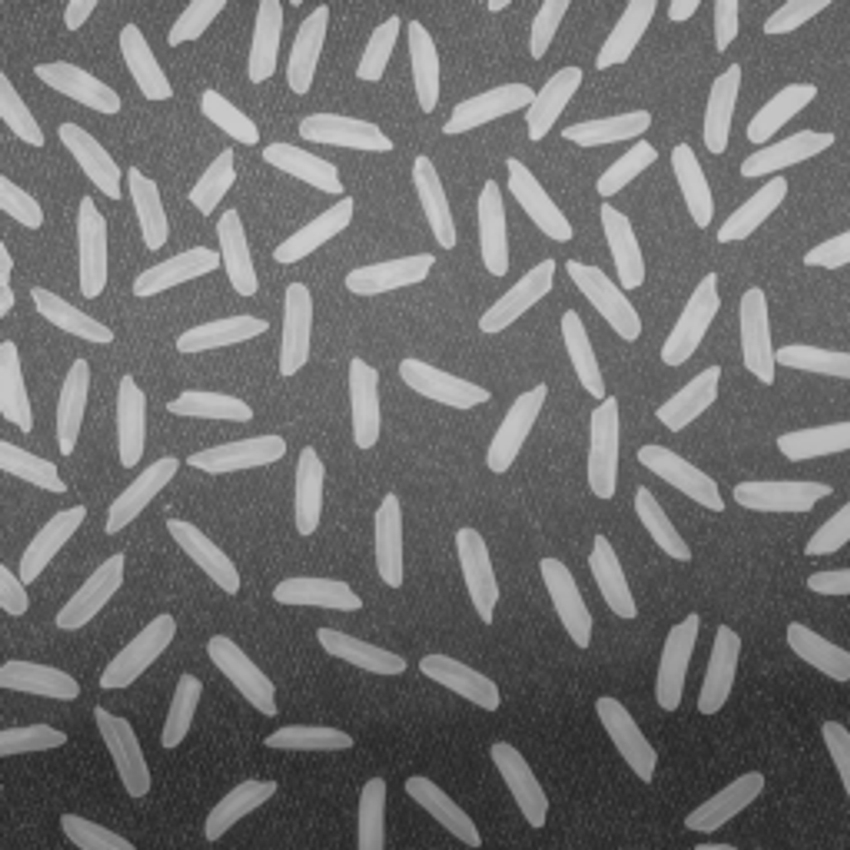
%> input picture Udemy_Visao_Computacional/Tranformacoes_Ponto_a_Ponto/Filtros/Realce/rice.jpg, 850 x 850 px
$ octave filtro-passa-alta-fourier.m   (GNU Octave 9; MATLAB toolbox functions it lacks are replaced by stand-ins)
%> lines starting %> are read from the running program, lines starting %| are printed output that depends on the picture; in (x1, y1, x2, y2) boxes, pixels count from 0 and x2, y2 are one past the last pixel; in counts of white or black regions, pixels touching at a corner belong together; the program's own positions count from 1
### Udemy_Visao_Computacional/Tranformacoes_Ponto_a_Ponto/Filtros/Frequencia/distmatrix.m
function y = distmatrix(M,N)

u = 0:(M - 1);
v = 0:(N - 1);

ind_u = find(u > M/2);
u(ind_u) = u(ind_u) - M;
ind_v = find(v > N/2);
v(ind_v) = v(ind_v) - N;

[V, U] = meshgrid(v, u);

%calculate distance matrix
y = sqrt((U .^ 2) + (V .^ 2));

### Udemy_Visao_Computacional/Tranformacoes_Ponto_a_Ponto/Filtros/Frequencia/filtro-passa-alta-fourier.m
I = im2double(imread('rice.jpg'));
%> I: size 850x850x3 double; min 0.141, max 0.812, mean 0.437
I = rgb2gray(I);
%> I: size 850x850 double
I_dft = fft2(I);

[M, N] = size(I);
%> M = 850; N = 850
dist = distmatrix(M, N);

H = ones(M, N);
radius = 30;
ind = dist <= radius;
H(ind) = 0;
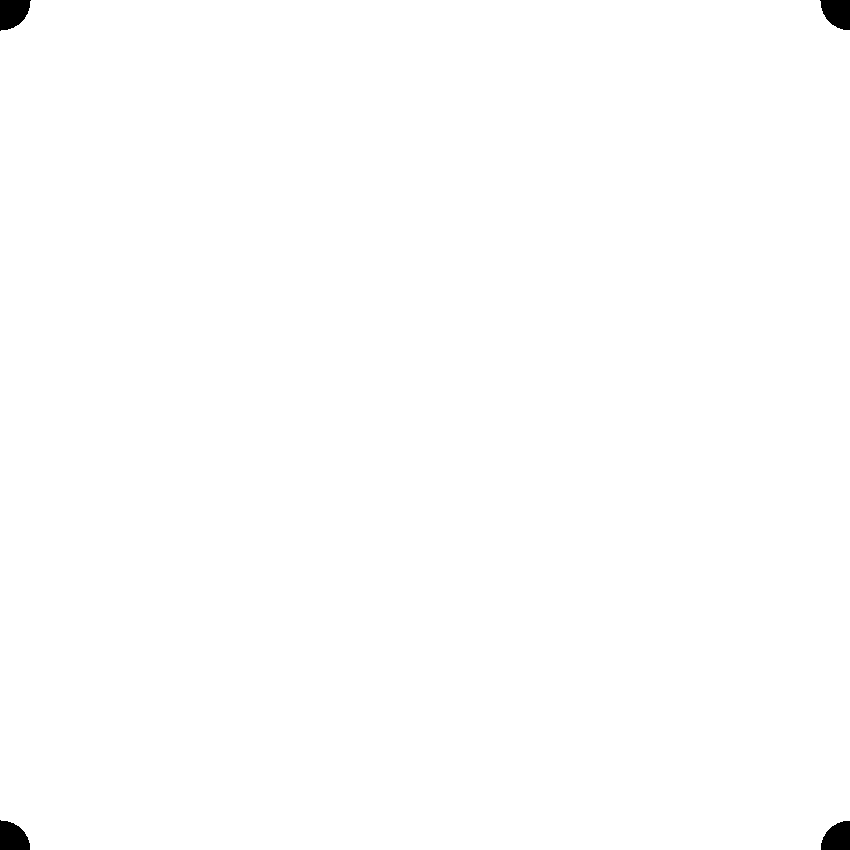
%> H: size 850x850 double; values 0 (black) and 1 (white), 99.6% white; 4 black regions, box (x1, y1, x2, y2) and area: (0, 0, 31, 31) 736, (820, 0, 850, 30) 705, (0, 820, 30, 850) 705, (821, 821, 850, 850) 675

a = 1; b = 1;
Hd = double(a + (b .* H));

DFT_filt = Hd .* I_dft;
I2 = real(ifft2(DFT_filt));
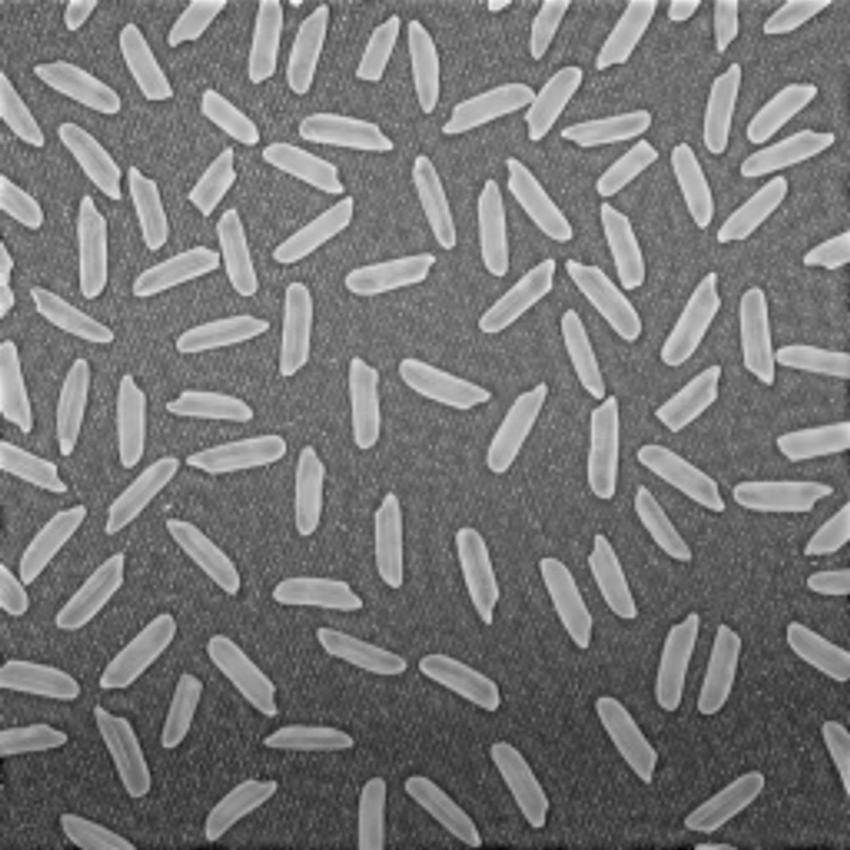
%> I2: size 850x850 double; min -0.144, max 1.11, mean 0.437; drawn with min black and max white

subplot(1,3,1); imshow(I_dft);
%> after `imshow(I_dft)`:
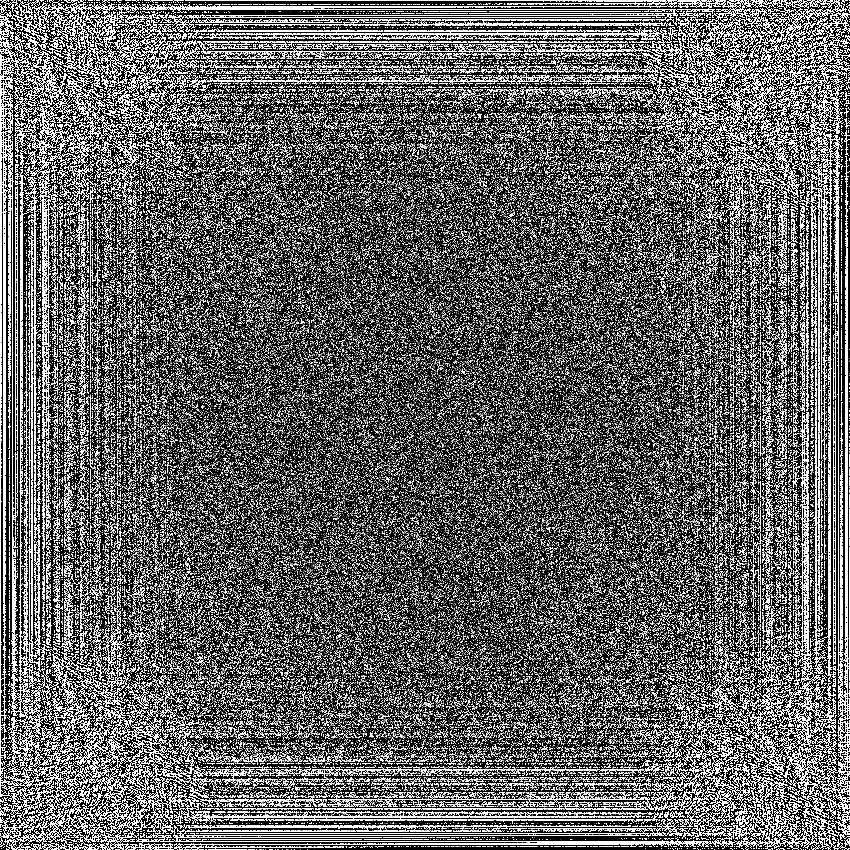
%> displayed picture: size 850x850, on the screen's scale of 0 to 255; min 0, max 255, mean 99
subplot(1,3,2); imshow(fftshift(H));
subplot(1,3,3); imshow(fftshift(DFT_filt));
%> after `imshow(fftshift(DFT_filt))`:
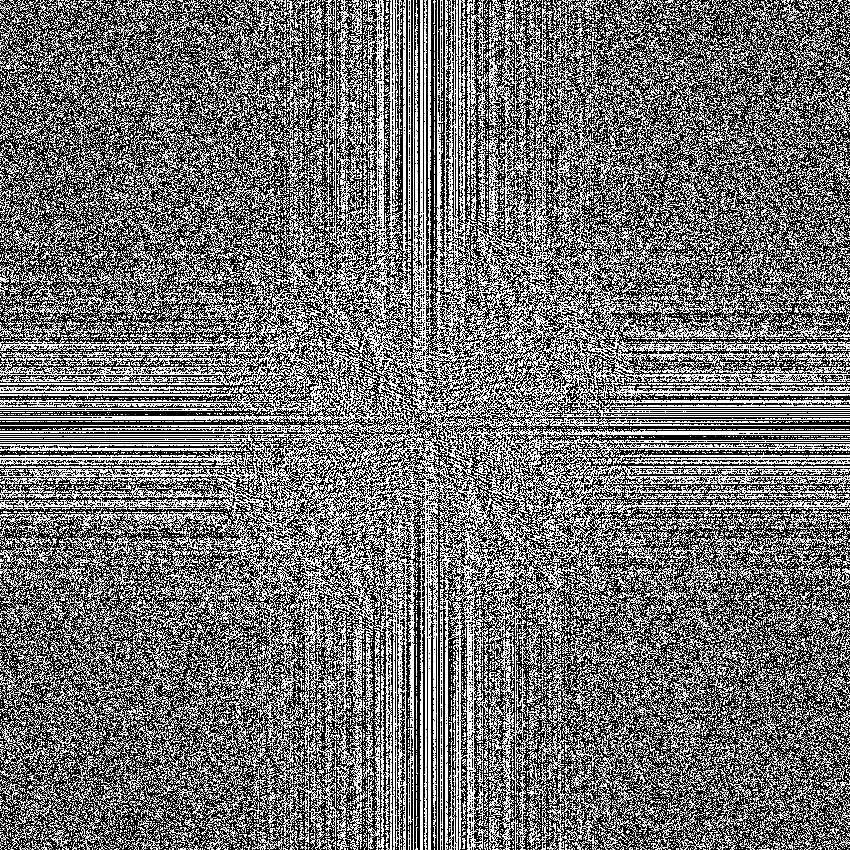
%> displayed picture: size 850x850, on the screen's scale of 0 to 255; min 0, max 255, mean 113.7
%> after `imshow(fftshift(DFT_filt))`:
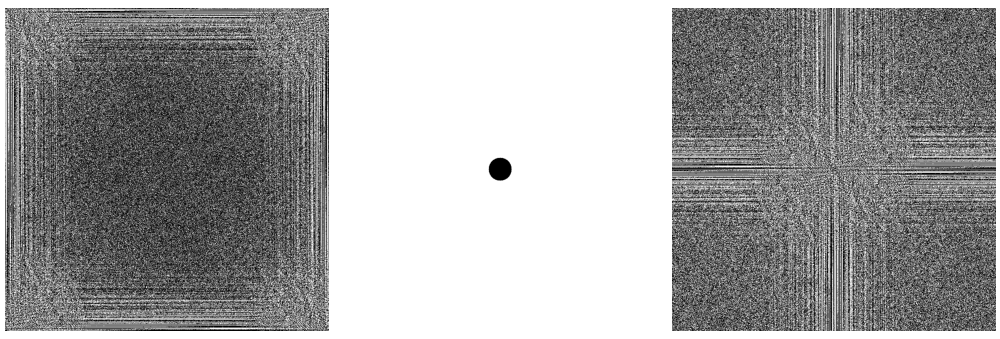
%> figure redrawn from the program's plot data, 3 panels
figure;
subplot(1,2,1); imshow(I);
subplot(1,2,2); imshow(I2);
